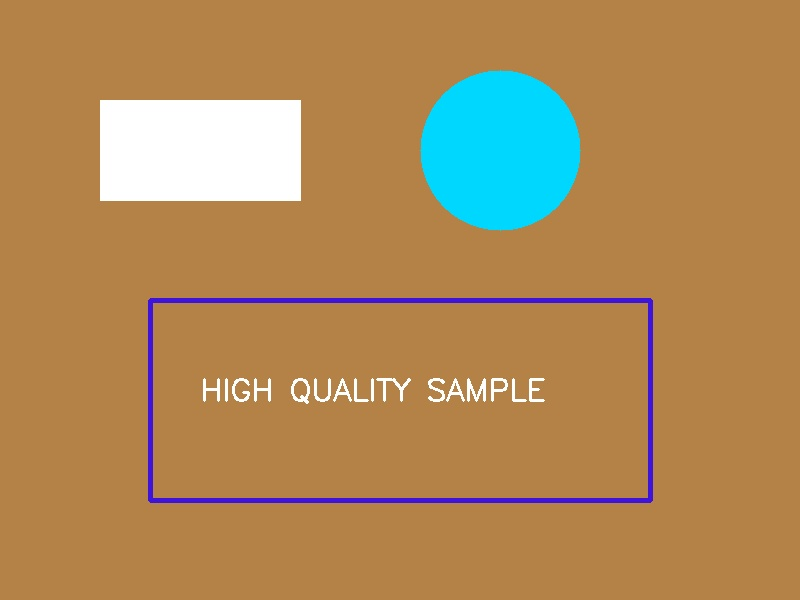
#> input picture samples/high_quality.jpg, 800 x 600 px
$ python test_assessment.py   (older library calls are emulated)
#> lines starting #> are read from the running program, lines starting #| are printed output that depends on the picture; after the words box and inside, x2 and y2 are one past the last pixel; in counts of white or black regions, pixels touching at a corner belong together
### image_quality_assessor.py
#!/usr/bin/env python3
"""
Image Quality Assessment Tool
Automated assessment of image quality with natural language explanations
"""

import cv2
import numpy as np
from PIL import Image, ImageStat
from skimage import measure, filters, feature
from scipy import ndimage
import matplotlib.pyplot as plt
import os
import json
import rawpy
from typing import Dict, Tuple, List, Any


class ImageQualityAssessor:
    """Main class for assessing image quality with multiple metrics"""

    def __init__(self):
        self.results = {}
        self.explanations = {}

        # Supported raw formats
        self.raw_extensions = {
            '.arw', '.cr2', '.cr3', '.nef', '.dng', '.raf', '.orf', '.rw2',
            '.pef', '.srw', '.x3f', '.3fr', '.fff', '.iiq', '.k25', '.kdc',
            '.mef', '.mos', '.mrw', '.nrw', '.ptx', '.r3d', '.raw', '.rwl',
            '.rwz', '.sr2', '.srf', '.srw'
        }

    def load_image(self, image_path: str) -> Tuple[np.ndarray, np.ndarray]:
        """Load image in both BGR (OpenCV) and RGB formats, supporting raw files"""
#> called with image_path = 'samples/high_quality.jpg'
        if not os.path.exists(image_path):
            raise FileNotFoundError(f"Image not found: {image_path}")

        # Check if it's a raw file
        file_ext = os.path.splitext(image_path)[1].lower()

        if file_ext in self.raw_extensions:
            # Load raw image using rawpy
            try:
                with rawpy.imread(image_path) as raw:
                    # Process raw to RGB with default settings
                    img_rgb = raw.postprocess(
                        use_camera_wb=True,  # Use camera white balance
                        half_size=False,     # Full resolution
                        no_auto_bright=True, # Preserve exposure
                        output_bps=8         # 8-bit output
                    )

                # Convert RGB to BGR for OpenCV compatibility
                img_bgr = cv2.cvtColor(img_rgb, cv2.COLOR_RGB2BGR)

                return img_bgr, img_rgb

            except Exception as e:
                raise ValueError(f"Could not process raw image {image_path}: {str(e)}")

        else:
            # Load regular image with OpenCV (BGR)
            img_bgr = cv2.imread(image_path)
#> img_bgr is the input picture: shape (600, 800, 3); mean B, G, R 89.5, 137.8, 174.2
            if img_bgr is None:
                raise ValueError(f"Could not load image: {image_path}")

            # Convert to RGB
            img_rgb = cv2.cvtColor(img_bgr, cv2.COLOR_BGR2RGB)

            return img_bgr, img_rgb

    def assess_sharpness(self, image: np.ndarray) -> Dict[str, Any]:
        """Assess image sharpness using Laplacian variance"""
        gray = cv2.cvtColor(image, cv2.COLOR_BGR2GRAY)
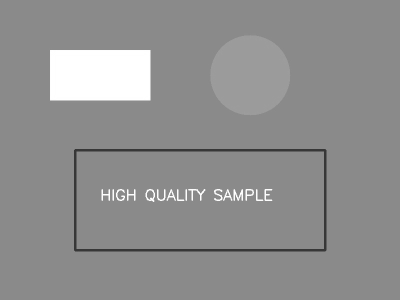
#> gray: shape (600, 800) (shown at 1/2 size); min 50, max 255, mean 143
        laplacian_var = cv2.Laplacian(gray, cv2.CV_64F).var()
#> laplacian_var = 261.5

        # Thresholds for sharpness assessment
        if laplacian_var > 500:
            quality = "Excellent"
            description = "The image is very sharp with crisp details and clear edges."
        elif laplacian_var > 200:
            quality = "Good"
            description = "The image has good sharpness with most details clearly visible."
        elif laplacian_var > 100:
            quality = "Fair"
            description = "The image has moderate sharpness but some details may appear soft."
        else:
            quality = "Poor"
            description = "The image appears blurry or out of focus with poor detail definition."

        return {
            "score": round(laplacian_var, 2),
            "quality": quality,
            "description": description,
            "metric": "Laplacian Variance"
        }

    def assess_brightness(self, image: np.ndarray) -> Dict[str, Any]:
        """Assess image brightness"""
        gray = cv2.cvtColor(image, cv2.COLOR_BGR2GRAY)
        mean_brightness = np.mean(gray)
#> mean_brightness = 143

        # Brightness assessment (0-255 scale)
        if 80 <= mean_brightness <= 180:
            quality = "Excellent"
            description = "The image has optimal brightness with good visibility of details."
        elif 60 <= mean_brightness <= 200:
            quality = "Good"
            description = "The image brightness is acceptable with minor adjustments needed."
        elif 40 <= mean_brightness <= 220:
            quality = "Fair"
            description = "The image is either slightly too dark or too bright."
        else:
            if mean_brightness < 40:
                quality = "Poor"
                description = "The image is too dark, making details difficult to see."
            else:
                quality = "Poor"
                description = "The image is overexposed with blown-out highlights."

        return {
            "score": round(mean_brightness, 2),
            "quality": quality,
            "description": description,
            "metric": "Mean Brightness (0-255)"
        }

    def assess_contrast(self, image: np.ndarray) -> Dict[str, Any]:
        """Assess image contrast using standard deviation"""
        gray = cv2.cvtColor(image, cv2.COLOR_BGR2GRAY)
        contrast_std = np.std(gray)
#> contrast_std = 27.02

        # Contrast assessment
        if contrast_std > 60:
            quality = "Excellent"
            description = "The image has excellent contrast with a good range of tones."
        elif contrast_std > 40:
            quality = "Good"
            description = "The image has good contrast with adequate tonal separation."
        elif contrast_std > 25:
            quality = "Fair"
            description = "The image has moderate contrast but could benefit from enhancement."
        else:
            quality = "Poor"
            description = "The image has poor contrast appearing flat or washed out."

        return {
            "score": round(contrast_std, 2),
            "quality": quality,
            "description": description,
            "metric": "Standard Deviation"
        }

    def assess_noise(self, image: np.ndarray) -> Dict[str, Any]:
        """Assess image noise using edge detection"""
        gray = cv2.cvtColor(image, cv2.COLOR_BGR2GRAY)

        # Apply Gaussian blur and calculate difference
        blurred = cv2.GaussianBlur(gray, (5, 5), 0)
        noise_estimate = np.std(gray - blurred)
#> noise_estimate = 41.02

        # Noise assessment
        if noise_estimate < 5:
            quality = "Excellent"
            description = "The image has minimal noise with clean, smooth areas."
        elif noise_estimate < 10:
            quality = "Good"
            description = "The image has low noise levels that don't significantly impact quality."
        elif noise_estimate < 20:
            quality = "Fair"
            description = "The image has moderate noise that may be noticeable in smooth areas."
        else:
            quality = "Poor"
            description = "The image has high noise levels that significantly degrade quality."

        return {
            "score": round(noise_estimate, 2),
            "quality": quality,
            "description": description,
            "metric": "Noise Estimate (lower is better)"
        }

    def assess_color_balance(self, image: np.ndarray) -> Dict[str, Any]:
        """Assess color balance by analyzing channel means"""
        b, g, r = cv2.split(image)
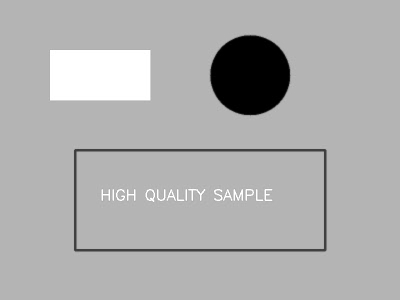
#> r: shape (600, 800) (shown at 1/2 size); min 0, max 255, mean 174.2

        mean_b, mean_g, mean_r = np.mean(b), np.mean(g), np.mean(r)
#> mean_b = 89.52; mean_g = 137.8; mean_r = 174.2

        # Calculate color balance deviation
        overall_mean = (mean_r + mean_g + mean_b) / 3
#> overall_mean = 133.9
        deviations = [abs(mean_r - overall_mean), abs(mean_g - overall_mean), abs(mean_b - overall_mean)]
#> deviations = [40.36, 3.99, 44.35]
        max_deviation = max(deviations)
#> max_deviation = 44.35

        # Color balance assessment
        if max_deviation < 10:
            quality = "Excellent"
            description = "The image has excellent color balance with neutral tones."
        elif max_deviation < 20:
            quality = "Good"
            description = "The image has good color balance with minor color casts."
        elif max_deviation < 35:
            quality = "Fair"
            description = "The image has noticeable color cast that may need correction."
        else:
            # Determine dominant color cast
            if mean_r > mean_g and mean_r > mean_b:
                cast = "reddish"
            elif mean_g > mean_r and mean_g > mean_b:
                cast = "greenish"
            else:
                cast = "bluish"

            quality = "Poor"
            description = f"The image has a strong {cast} color cast affecting overall appearance."

        return {
            "score": round(max_deviation, 2),
            "quality": quality,
            "description": description,
            "metric": "Max Channel Deviation",
            "channel_means": {"red": round(mean_r, 2), "green": round(mean_g, 2), "blue": round(mean_b, 2)}
        }

    def assess_saturation(self, image: np.ndarray) -> Dict[str, Any]:
        """Assess color saturation"""
        hsv = cv2.cvtColor(image, cv2.COLOR_BGR2HSV)
#> hsv: shape (600, 800, 3); mean H, S, V 22, 151, 186.5
        saturation = hsv[:, :, 1]
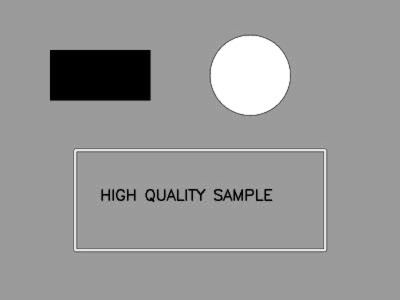
#> saturation: shape (600, 800) (shown at 1/2 size); min 0, max 255, mean 151
        mean_saturation = np.mean(saturation)
#> mean_saturation = 151

        # Saturation assessment (0-255 scale)
        if 80 <= mean_saturation <= 150:
            quality = "Excellent"
            description = "The image has optimal color saturation with vibrant but natural colors."
        elif 60 <= mean_saturation <= 180:
            quality = "Good"
            description = "The image has good color saturation with appealing colors."
        elif 40 <= mean_saturation <= 200:
            quality = "Fair"
            description = "The image saturation could be improved for better color appeal."
        else:
            if mean_saturation < 40:
                quality = "Poor"
                description = "The image appears washed out with very low color saturation."
            else:
                quality = "Poor"
                description = "The image is oversaturated with unnatural, intense colors."

        return {
            "score": round(mean_saturation, 2),
            "quality": quality,
            "description": description,
            "metric": "Mean Saturation (0-255)"
        }

    def assess_resolution_quality(self, image: np.ndarray) -> Dict[str, Any]:
        """Assess resolution and detail quality"""
        height, width = image.shape[:2]
#> height = 600; width = 800
        total_pixels = height * width
#> total_pixels = 480000

        # Edge detection for detail assessment
        gray = cv2.cvtColor(image, cv2.COLOR_BGR2GRAY)
        edges = cv2.Canny(gray, 50, 150)
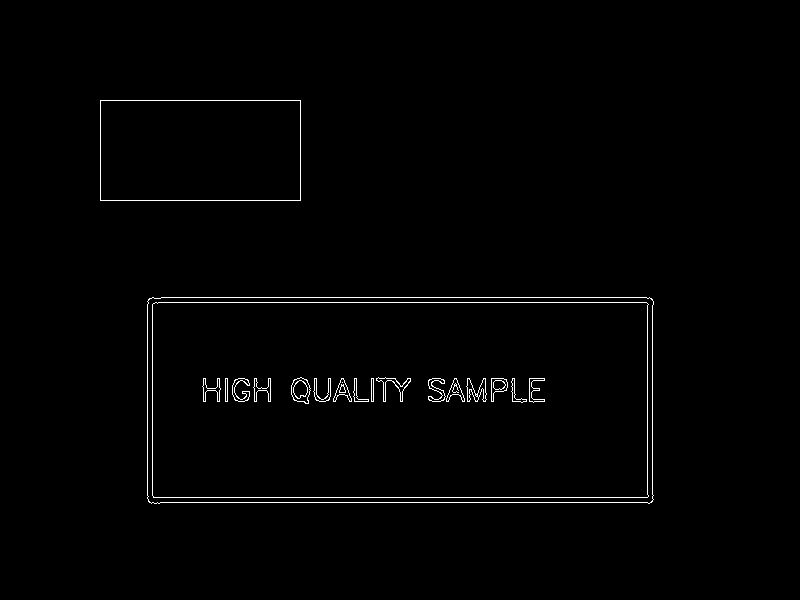
#> edges: shape (600, 800); 1.1% white in thin lines or dots, all inside (x1, y1, x2, y2) = (100, 100, 654, 504)
        edge_density = np.sum(edges > 0) / total_pixels
#> edge_density = 0.0106

        # Resolution categories
        if total_pixels >= 8000000:  # 8MP+
            res_quality = "High Resolution"
        elif total_pixels >= 2000000:  # 2MP+
            res_quality = "Medium Resolution"
        else:
            res_quality = "Low Resolution"

        # Detail assessment
        if edge_density > 0.1:
            detail_quality = "Rich Detail"
            description = f"The image is {res_quality.lower()} ({width}x{height}) with rich detail and sharp edges."
        elif edge_density > 0.05:
            detail_quality = "Moderate Detail"
            description = f"The image is {res_quality.lower()} ({width}x{height}) with moderate detail levels."
        else:
            detail_quality = "Low Detail"
            description = f"The image is {res_quality.lower()} ({width}x{height}) with limited detail or smooth content."

        return {
            "resolution": f"{width}x{height}",
            "total_pixels": total_pixels,
            "edge_density": round(edge_density, 4),
            "resolution_quality": res_quality,
            "detail_quality": detail_quality,
            "description": description
        }

    def calculate_overall_score(self, results: Dict[str, Any]) -> Dict[str, Any]:
        """Calculate overall image quality score"""
        quality_scores = {
            "Excellent": 4,
            "Good": 3,
            "Fair": 2,
            "Poor": 1
        }

        # Weight different aspects
        weights = {
            "sharpness": 0.25,
            "brightness": 0.15,
            "contrast": 0.20,
            "noise": 0.20,
            "color_balance": 0.10,
            "saturation": 0.10
        }

        total_score = 0
        for aspect, weight in weights.items():
            if aspect in results:
                quality = results[aspect]["quality"]
                total_score += quality_scores[quality] * weight
#> this loop made 6 passes
#> (quality, total_score) on passes 1 to 6: ('Good', 0.75), ('Excellent', 1.35), ('Fair', 1.75), ('Poor', 1.95), ('Poor', 2.05), ('Good', 2.35)
#> after the loop, total_score = 2.35

        # Convert to percentage
        overall_percentage = (total_score / 4) * 100
#> overall_percentage = 58.75

        # Overall assessment
        if overall_percentage >= 85:
            overall_quality = "Excellent"
            summary = "This is a high-quality image with excellent technical characteristics."
        elif overall_percentage >= 70:
            overall_quality = "Good"
            summary = "This is a good quality image with minor areas for improvement."
        elif overall_percentage >= 55:
            overall_quality = "Fair"
            summary = "This image has acceptable quality but would benefit from enhancement."
        else:
            overall_quality = "Poor"
            summary = "This image has significant quality issues that should be addressed."

        return {
            "score": round(overall_percentage, 1),
            "quality": overall_quality,
            "summary": summary
        }

    def assess_image(self, image_path: str) -> Dict[str, Any]:
        """Perform comprehensive image quality assessment"""
        try:
            img_bgr, img_rgb = self.load_image(image_path)

            results = {
                "image_path": image_path,
                "sharpness": self.assess_sharpness(img_bgr),
                "brightness": self.assess_brightness(img_bgr),
                "contrast": self.assess_contrast(img_bgr),
                "noise": self.assess_noise(img_bgr),
                "color_balance": self.assess_color_balance(img_bgr),
                "saturation": self.assess_saturation(img_bgr),
                "resolution": self.assess_resolution_quality(img_bgr)
            }

            # Calculate overall score
            results["overall"] = self.calculate_overall_score(results)

            return results

        except Exception as e:
            return {"error": str(e)}

    # [49 lines left out: function generate_report, not called in this run]

    def generate_recommendations(self, results: Dict[str, Any]) -> List[str]:
        """Generate improvement recommendations based on assessment"""
        recommendations = []

        if results["sharpness"]["quality"] in ["Poor", "Fair"]:
            recommendations.append("Consider using a tripod or faster shutter speed to improve sharpness")

        if results["brightness"]["quality"] in ["Poor", "Fair"]:
            if results["brightness"]["score"] < 80:
                recommendations.append("Increase exposure or adjust shadows to brighten the image")
            else:
                recommendations.append("Reduce exposure or adjust highlights to prevent overexposure")

        if results["contrast"]["quality"] in ["Poor", "Fair"]:
            recommendations.append("Enhance contrast using curves or levels adjustment")

        if results["noise"]["quality"] in ["Poor", "Fair"]:
            recommendations.append("Apply noise reduction or use lower ISO settings when capturing")

        if results["color_balance"]["quality"] in ["Poor", "Fair"]:
            recommendations.append("Adjust white balance or apply color correction")

        if results["saturation"]["quality"] in ["Poor", "Fair"]:
            if results["saturation"]["score"] < 60:
                recommendations.append("Increase color saturation for more vibrant appearance")
            else:
                recommendations.append("Reduce saturation for more natural color appearance")

        if not recommendations:
            recommendations.append("Image quality is good - no major improvements needed")

        return recommendations


# [22 lines left out: function main, not called in this run]


# [2 lines that do not run on import are left out]

### test_assessment.py
#!/usr/bin/env python3
"""
Test script to demonstrate the Image Quality Assessment Tool
"""

from image_quality_assessor import ImageQualityAssessor
import json

def test_assessment():
    """Test the assessment functionality with sample images"""

    print("Testing Image Quality Assessment Tool")
    print("=" * 50)

    # Initialize assessor
    assessor = ImageQualityAssessor()

    # Test with high quality image
    print("\n1. Testing High Quality Image:")
    print("-" * 30)

    results = assessor.assess_image('samples/high_quality.jpg')
#> results = 9 items

    if 'error' in results:
        print(f"Error: {results['error']}")
        return

    # Print key results
    overall = results['overall']
#> overall = 3 items
    print(f"Overall Quality: {overall['quality']} ({overall['score']}%)")
#| Overall Quality: Fair (58.7%)
    print(f"Summary: {overall['summary']}")
#| Summary: This image has acceptable quality but would benefit from enhancement.

    print("\nKey Metrics:")
    for metric in ['sharpness', 'brightness', 'contrast', 'noise']:
        if metric in results:
            data = results[metric]
            print(f"  {metric.title()}: {data['quality']} (Score: {data['score']})")
            print(f"    Description: {data['description']}")
#> this loop made 4 passes
#|   Sharpness: Good (Score: 261.47)
#|     Description: The image has good sharpness with most details clearly visible.
#|   Brightness: Excellent (Score: 143.03)
#|     Description: The image has optimal brightness with good visibility of details.
#|   Contrast: Fair (Score: 27.02)
#|     Description: The image has moderate contrast but could benefit from enhancement.
#> (further printed lines are left out)

    print(f"\nResolution: {results['resolution']['resolution']} - {results['resolution']['resolution_quality']}")
#| Resolution: 800x600 - Low Resolution

    # Test with blurry image
    print("\n\n2. Testing Blurry Image:")
    print("-" * 30)

    results_blur = assessor.assess_image('samples/blurry_image.jpg')
#> call 2 of load_image, with image_path = 'samples/blurry_image.jpg'
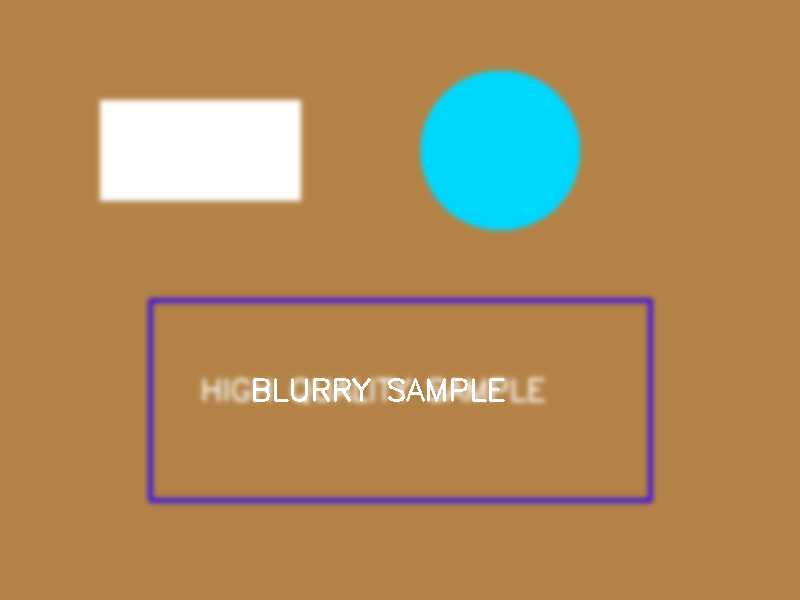
#> input picture samples/blurry_image.jpg, 800 x 600 px
#> in load_image, img_bgr is the input picture: shape (600, 800, 3); mean B, G, R 89.9, 138.2, 174.5
#> in assess_sharpness (call 2), `gray = cv2.cvtColor(image, cv2.COLOR_BGR2GRAY)`:
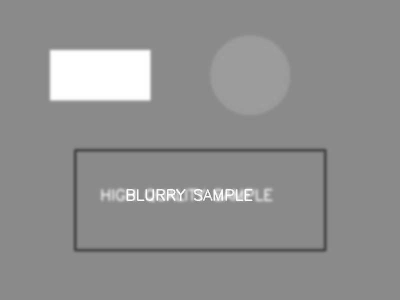
#> gray: shape (600, 800) (shown at 1/2 size); min 71, max 255, mean 143.4
#> in assess_sharpness (call 2), `laplacian_var = cv2.Laplacian(gray, cv2.CV_64F).var()`: laplacian_var = 49.26
#> in assess_color_balance (call 2), `b, g, r = cv2.split(image)`:
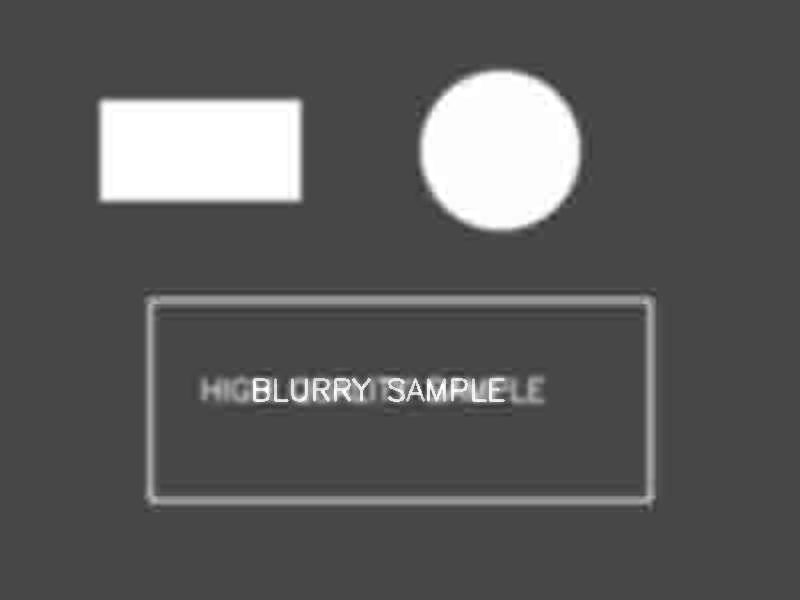
#> b: shape (600, 800); min 38, max 255, mean 89.9
#> (the rest of the program and of its run is left out)
